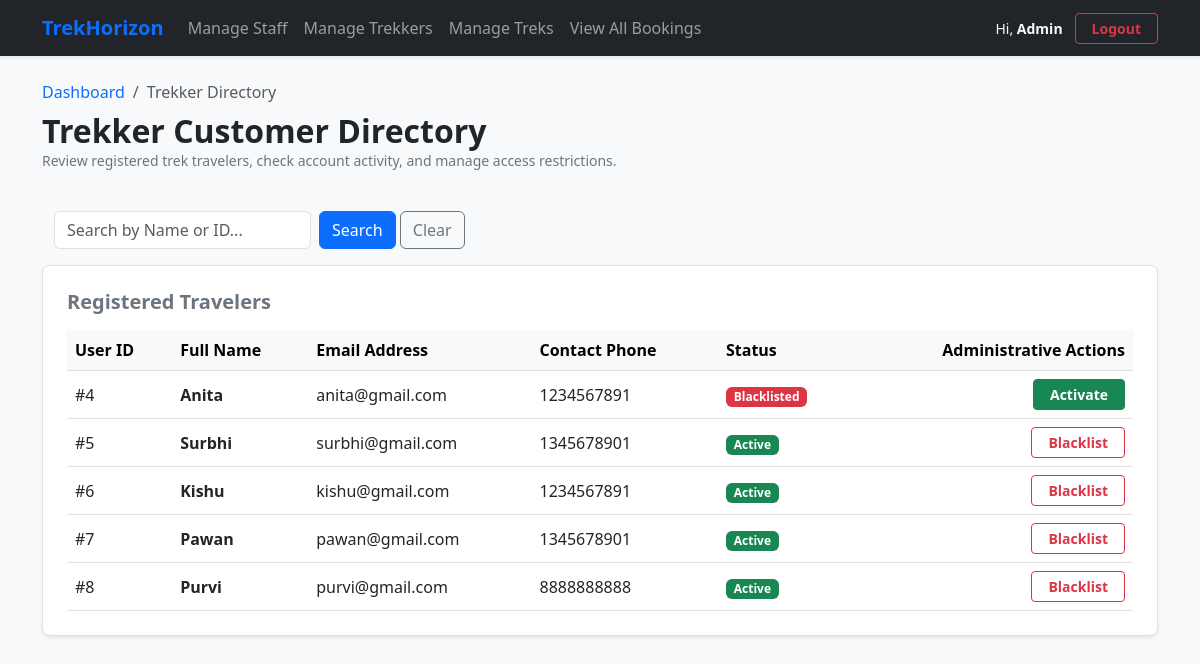
Page /admin/trekker-details (signed in) on the earlier database version.
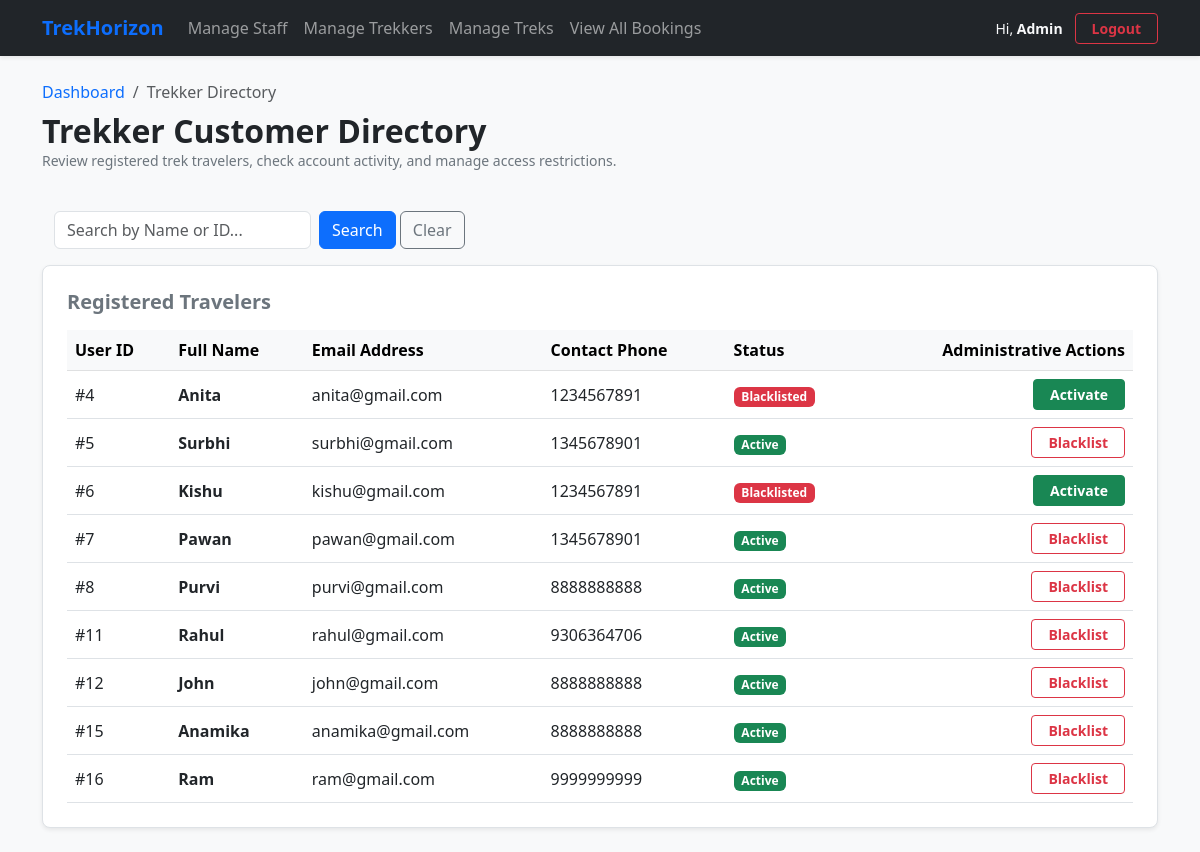
Same page on the later database version.
### models.py (models this page shows)
class User(db.Model):
    user_id = db.Column(db.Integer, primary_key=True, autoincrement=True)
    name = db.Column(db.String(100), nullable=False)
    email = db.Column(db.String(100), nullable=False, unique=True)
    password = db.Column(db.String(255), nullable=False)
    phone = db.Column(db.String(20), nullable=True)
    role = db.Column(db.Enum('Admin', 'Staff', 'Trekker', name='user_roles'), nullable=False)
    status = db.Column(db.String(20), nullable=False, default='Approved')
    created_at = db.Column(db.DateTime, default=datetime.utcnow)
    managed_treks = db.relationship('Trek', backref='assigned_staff', lazy=True)
    bookings = db.relationship('Booking', backref='trekker', lazy=True)

### routes/admin.py (the view)
@app.route('/admin/trekker-details')
def admin_user_details():
    if not check_admin():
        return "Access Forbidden", 403
    search_query = request.args.get('search', '').strip()
    query = User.query.filter_by(role='Trekker')
    if search_query:
        clean_id = search_query.replace('#', '').strip()
        if clean_id.isdigit():
            query = query.filter(User.user_id == int(clean_id))
        else:
            query = query.filter(User.name.like(f"%{search_query}%"))
    all_trekkers = query.all()
    return render_template('adminusers.html', user_list=all_trekkers, search_query=search_query)

### routes/admin.py (called while the page is built)
def check_admin():
    return 'user_id' in session and session.get('user_role') == 'Admin'

### templates/adminusers.html (shortened to what this page needs)
{% extends 'base.html' %}
{% block content %}
<div class="row mb-4 align-items-center">
    <div class="col-12">
        <nav aria-label="breadcrumb">
            <ol class="breadcrumb mb-2">
                <li class="breadcrumb-item"><a href="/dashboard" class="text-decoration-none">Dashboard</a></li>
                <li class="breadcrumb-item active" aria-current="page">Trekker Directory</li>
            </ol>
        </nav>
        <h2 class="fw-bold text-dark m-0">Trekker Customer Directory</h2>
        <p class="text-secondary small">Review registered trek travelers, check account activity, and manage access restrictions.</p>
    </div>
</div>
<div class="container my-3">
    <form action="/admin/trekker-details" method="GET" class="row g-2 align-items-center">
        <div class="col-auto">
            <input type="text" name="search" class="form-control" placeholder="Search by Name or ID..." value="{{ request.args.get('search', '') }}">
        </div>
        <div class="col-auto">
            <button type="submit" class="btn btn-primary">Search</button>
            <a href="/admin/trekker-details" class="btn btn-outline-secondary">Clear</a>
        </div>
    </form>
</div>
<div class="row">
    <div class="col-12">
        <div class="card shadow-sm border rounded-3 p-4 bg-white">
            <h5 class="fw-bold text-secondary mb-3">Registered Travelers</h5>
            {% if user_list %}
            <div class="table-responsive">
                <table class="table align-middle table-hover m-0">
                    <thead class="table-light">
                        <tr>
                            <th>User ID</th>
                            <th>Full Name</th>
                            <th>Email Address</th>
                            <th>Contact Phone</th>
                            <th>Status</th>
                            <th class="text-end">Administrative Actions</th>
                        </tr>
                    </thead>
                    <tbody>
                        {% for traveler in user_list %}
                        <tr>
                            <td>#{{ traveler.user_id }}</td>
                            <td class="fw-bold text-dark">{{ traveler.name }}</td>
                            <td>{{ traveler.email }}</td>
                            <td>{{ traveler.phone if traveler.phone else 'N/A' }}</td>
                            <td>
                                {% if traveler.status == 'Approved' %}
                                    <span class="badge bg-success">Active</span>
                                {% else %}
                                    <span class="badge bg-danger">Blacklisted</span>
                                {% endif %}
                            </td>
                            <td class="text-end">
                                {% if traveler.status == 'Approved' %}
                                    <a href="/admin/user/toggle/{{ traveler.user_id }}" class="btn btn-sm btn-outline-danger fw-bold px-3">Blacklist</a>
                                {% else %}
                                    <a href="/admin/user/toggle/{{ traveler.user_id }}" class="btn btn-sm btn-success fw-bold px-3"> Activate</a>
                                {% endif %}
                            </td>
                        </tr>
                        {% endfor %}
                    </tbody>
                </table>
            </div>
            {% else %}
            <div class="text-center py-4 text-muted">
                <p class="m-0">No trekkers matched your criteria or have registered yet.</p>
            </div>
            {% endif %}
        </div>
    </div>
</div>
{% endblock %}

Differences in the rows shown:
changed User "Kishu": status "Active Blacklist" → "Blacklisted Activate"
added User: user_id "11", name "Rahul", email "rahul@gmail.com", phone "9306364706", status "Active"
added User: user_id "12", name "John", email "john@gmail.com", phone "8888888888", status "Active"
added User: user_id "15", name "Anamika", email "anamika@gmail.com", phone "8888888888", status "Active"
added User: user_id "16", name "Ram", email "ram@gmail.com", phone "9999999999", status "Active"
